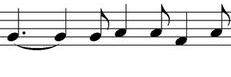
#> input picture input/notes2.jpg, 231 x 77 px
$ python -i getting_lines.py   (imports and definitions only)
#> lines starting #> are read from the running program, lines starting #| are printed output that depends on the picture; after the words box and inside, x2 and y2 are one past the last pixel; in counts of white or black regions, pixels touching at a corner belong together
#> further down, picture is the input picture: shape (77, 231, 3); min 0, max 255, mean 228.2
import cv2
import numpy as np

from config import *
from staff import Staff


def preprocess_image(image):
    """
    Prepares the image for the next transformation. Applies threshold and canny edge detection.

    :return: Matrices of image after each step.
    """
    if VERBOSE:
        print("Preprocessing image.")
    gray = image.copy()
    _, thresholded = cv2.threshold(gray, THRESHOLD_MIN, THRESHOLD_MAX, cv2.THRESH_BINARY)
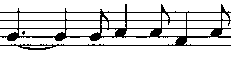
#> thresholded: shape (77, 231, 3); 87.9% white; 2 black regions (1 under 20 px), largest, box (x1, y1, x2, y2) and area: (0, 4, 231, 50) 2145
    element = np.ones((3, 3))
    thresholded = cv2.erode(thresholded, element)
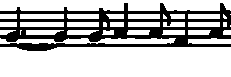
#> thresholded: shape (77, 231, 3); 72.5% white; 1 black region, box (x1, y1, x2, y2) and area: (0, 3, 231, 51) 4896
    edges = cv2.Canny(thresholded, 10, 100, apertureSize=3)
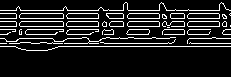
#> edges: shape (77, 231); 12.6% white in thin lines or dots, all inside (x1, y1, x2, y2) = (0, 2, 231, 51)
    return edges, thresholded


def detect_lines(hough, image, nlines):
    """
    Detects lines present in the picture and adds ones that are horizontal enough to a list.

    :param hough: result of Hough Transform function.
    :param image: Main image
    :param nlines: How many lines we want to process.
    :return: A list of horizontal lines and an image with lines drawn on it.
    """
    if VERBOSE:
        print("Detecting lines.")
    all_lines = set()
    width, height = image.shape
    # convert to color image so that you can see the lines
    lines_image_color = cv2.cvtColor(image, cv2.COLOR_GRAY2BGR)

    for result_arr in hough[:nlines]:
        rho = result_arr[0][0]
        theta = result_arr[0][1]
        a = np.cos(theta)
        b = np.sin(theta)

        x0 = a * rho
        y0 = b * rho
        shape_sum = width + height
        x1 = int(x0 + shape_sum * (-b))
        y1 = int(y0 + shape_sum * a)
        x2 = int(x0 - shape_sum * (-b))
        y2 = int(y0 - shape_sum * a)

        start = (x1, y1)
        end = (x2, y2)
        diff = y2 - y1
        if abs(diff) < LINES_ENDPOINTS_DIFFERENCE:
            all_lines.add(int((start[1] + end[1]) / 2))
            cv2.line(lines_image_color, start, end, (0, 0, 255), 2)

    if SAVING_IMAGES_STEPS:
        cv2.imwrite("output/5lines.png", lines_image_color)

    return all_lines, lines_image_color


# [43 lines left out: functions detect_staffs, draw_staffs, not called in this run]


def get_staffs(image):
    """
    Returns a list of Staff
    :param image: image to get staffs from
    :return: list of Staff
    """
    processed_image, thresholded = preprocess_image(image)
    hough = cv2.HoughLines(processed_image, 1, np.pi / 150, 200)
#> hough = None
    all_lines, lines_image_color = detect_lines(hough, thresholded, 80)
    staffs = detect_staffs(all_lines)
    draw_staffs(lines_image_color, staffs)
    return [Staff(staff[0], staff[1]) for staff in staffs]

>>> import cv2
>>> picture = cv2.imread('input/notes2.jpg')
#> (the run stopped early here; a loop or call above may not have finished)

$ run again, on input/notes3.jpg
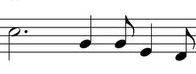
#> input picture input/notes3.jpg, 196 x 74 px
#> picture is the input picture: shape (74, 196, 3); min 0, max 255, mean 230.3
#> in preprocess_image, `_, thresholded = cv2.threshold(gray, THRESHOLD_MIN, THRESHOLD_MAX, cv2..`:
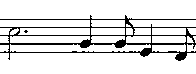
#> thresholded: shape (74, 196, 3); 88.3% white; black in thin lines or dots, all inside (x1, y1, x2, y2) = (0, 15, 196, 61)
#> in preprocess_image, `edges = cv2.Canny(thresholded, 10, 100, apertureSize=3)`:
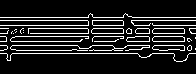
#> edges: shape (74, 196); 13.4% white in thin lines or dots, all inside (x1, y1, x2, y2) = (0, 13, 196, 62)
#> hough = None
